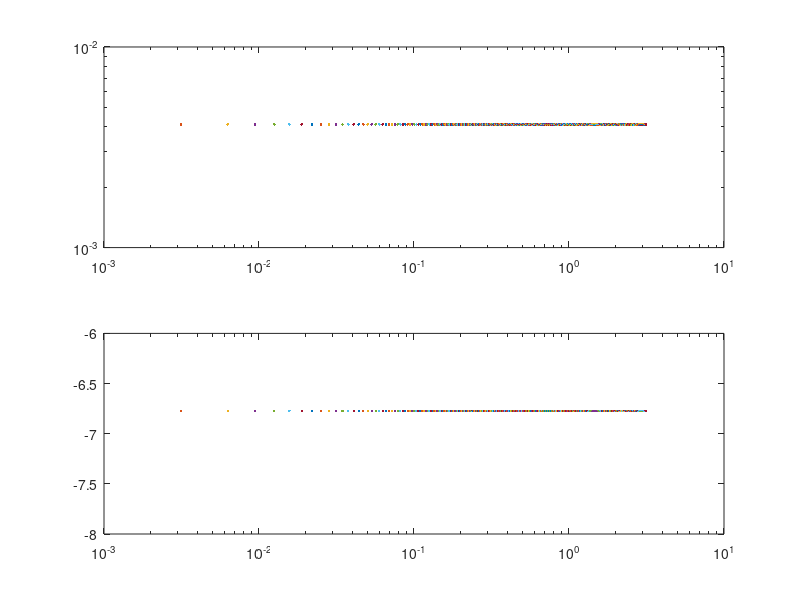

Reproduce this figure in MATLAB.
w=0:pi/1000.0:pi;
w0=2*pi*4.5;
d=0.707;
Tv = w.^2/(w0.^2-w.^2+1i*2*w*w0*d);
figure(123)
subplot(2,1,1)
loglog(w, abs(Tv));
subplot(2,1,2)
semilogx(w, rad2deg(angle(Tv)));